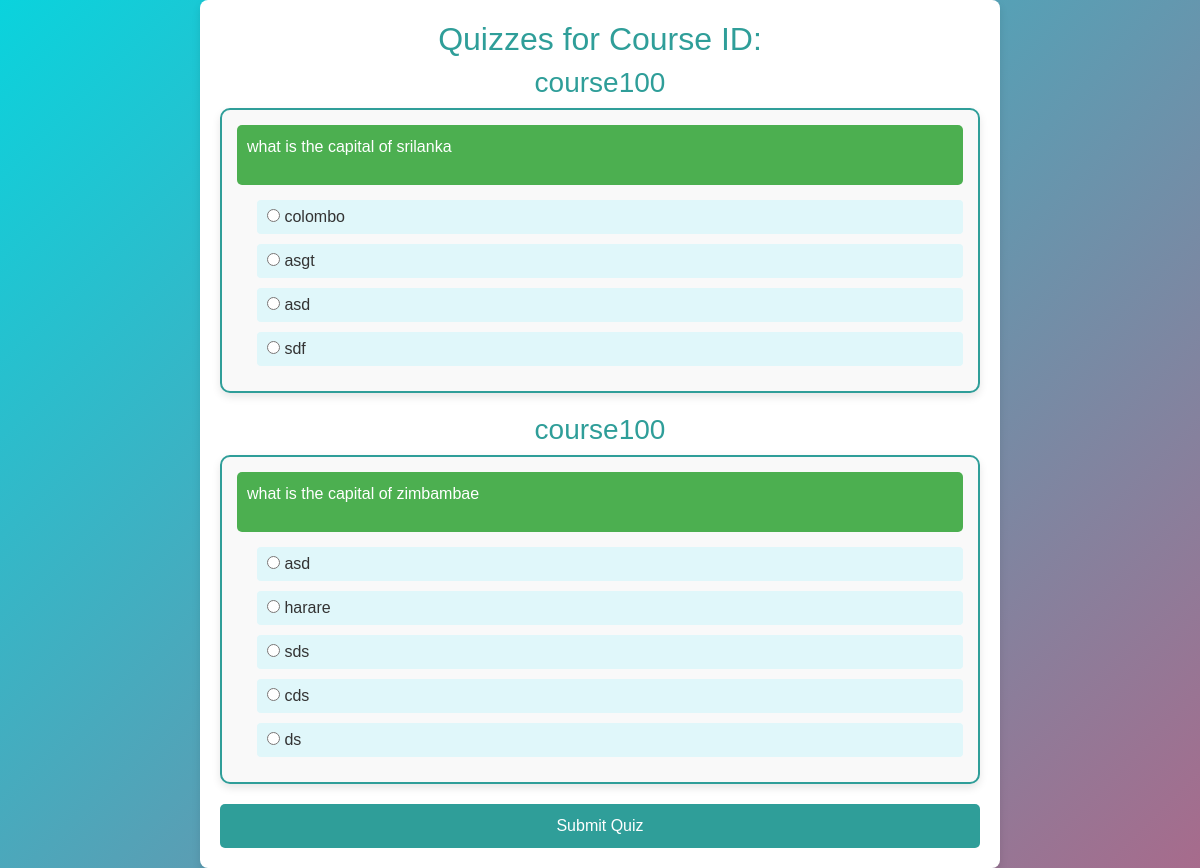
The app's page /core/quiz/course100/ (signed in) with its own data.
### core/models.py (models this page shows, shortened)
class Quiz(models.Model):
    course_id = models.CharField(max_length=50)
    question = models.TextField(help_text="Main question text")
    correct_answer = models.TextField(help_text="Correct answer for the question")
    image = models.ImageField(upload_to='quiz_images/', blank=True, null=True, help_text="Optional image for the quiz")
    upload_date = models.DateField(auto_now_add=True)
    deadline = models.DateTimeField(default=lambda: timezone.now() + timedelta(days=1), help_text="Deadline for the quiz")

class Question(models.Model):
    quiz = models.ForeignKey(Quiz, related_name='questions', on_delete=models.CASCADE)
    question_text = models.CharField(max_length=255, help_text="The text of the question")
    correct_answer = models.CharField(max_length=100, help_text="Correct answer text")

class Choice(models.Model):
    question = models.ForeignKey(Question, related_name='choices', on_delete=models.CASCADE)
    choice_text = models.CharField(max_length=255, help_text="Answer choice text")
    is_correct = models.BooleanField(default=False, help_text="Mark if this is the correct choice")

### core/views.py (the view, shortened to what this page needs)
# urls.py: path('quiz/<str:course_id>/', views.take_quiz, name='take_quiz'),
@login_required
def take_quiz(request, course_id):
    quizzes = Quiz.objects.filter(course_id=course_id)
    if not quizzes:
        return render(request, 'core/error.html', {'message': 'No quizzes found for this course.'})
    return render(request, 'core/quiz_form.html', {'quizzes': quizzes})

### core/templates/core/quiz_form.html (shortened to what this page needs)
<!DOCTYPE html>
<html lang="en">
<head>
    <link rel="stylesheet" href="https://stackpath.bootstrapcdn.com/bootstrap/4.5.2/css/bootstrap.min.css">
</head>
<body>
    <div class="container">
        <h2>Quizzes for Course ID: {{ course_id }}</h2>
        <form method="POST">
            {% for quiz in quizzes %}
                <h3> {{ quiz.course_id }}</h3>
                {% for question in quiz.questions.all %}
                    <div class="quiz-box">
                        <div class="question-text">
                            <p>{{ question.question_text }}</p>
                        </div>
                        <div class="options">
                            {% for choice in question.choices.all %}
                                <label>
                                    <input type="radio" name="question_{{ question.id }}" value="{{ choice.choice_text }}">
                                    {{ choice.choice_text }}
                                </label>
                            {% endfor %}
                        </div>
                    </div>
                {% endfor %}
            {% endfor %}
            <button type="submit">Submit Quiz</button>
        </form>
    </div>
</body>
</html>

### core/templates/core/quiz_form.html (style rules this page uses)
body { font-family: 'Arial', sans-serif; background: linear-gradient(135deg, #0ad3dd, #a76b8c); color: #333; margin: 0; padding: 0; min-height: 100vh; display: flex; justify-content: center; align-items: center; }
.container { max-width: 800px; background: #fff; border-radius: 8px; box-shadow: 0 4px 8px rgba(0, 0, 0, 0.1); padding: 20px; animation: fadeIn 1s ease-in-out; }
h2, h3 { text-align: center; color: #2F9E99; }
.quiz-box { border: 2px solid #2F9E99; border-radius: 10px; padding: 15px; margin-bottom: 20px; box-shadow: 0 4px 8px rgba(0, 0, 0, 0.1); animation: slideIn 0.8s ease-out; background: #f9f9f9; }
.question-text { background: #4CAF50; color: #fff; padding: 10px; border-radius: 5px; margin-bottom: 15px; }
.options { margin-left: 20px; }
.options label { display: block; padding: 5px 10px; background: #e0f7fa; border-radius: 4px; margin-bottom: 10px; cursor: pointer; transition: background-color 0.3s; }
button { width: 100%; padding: 10px 15px; font-size: 1rem; background: #2F9E99; color: #fff; border: none; border-radius: 5px; cursor: pointer; transition: background-color 0.3s; }

### records on screen
Quiz: course_id "course100"
Question: question_text "what is the capital of srilanka"
Choice: choice_text "colombo"
Choice: choice_text "asgt"
Choice: choice_text "asd"
Choice: choice_text "sdf"
Quiz: course_id "course100"
Question: question_text "what is the capital of zimbambae"
Choice: choice_text "asd"
Choice: choice_text "harare"
Choice: choice_text "sds"
Choice: choice_text "cds"
Choice: choice_text "ds"
